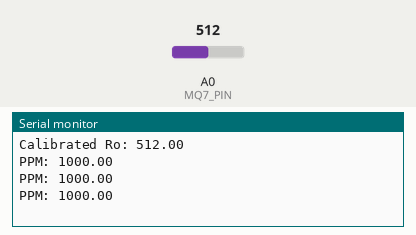
Recording of a sketch running on a simulated Arduino Uno, built with avr-gcc and run on an emulated ATmega328P. Shown: the last lines printed to the serial monitor. The inputs (shaded band) are chosen by the test bench; at power-on: A0 (MQ7_PIN) = 512.

Above: at 2.2 s.
2.3 s: A0 (MQ7_PIN) set to 490
At 2.81 s:
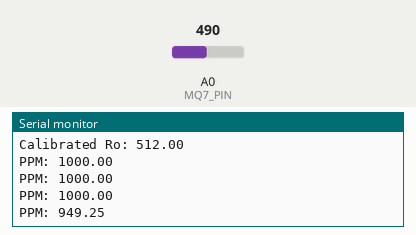
3.8 s: A0 (MQ7_PIN) set to 510
At 4.31 s:
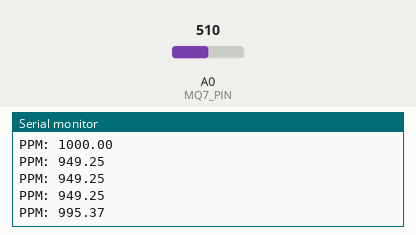
Timing chart, 0 to 6.8 s (numbered marks = the images above; inputs shaded):
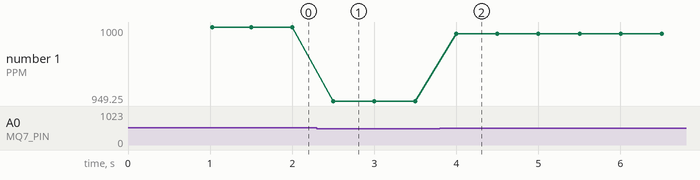

The sketch:

sensor_env_59.ino
```cpp
// snippet: sensor_env_59
// tags: sensor, i2c, temperature, pressure, humidity
// boards: avr, megaavr, romi32u4
// library: none
// description: Read MQ-7 CO sensor on A0
// prompts: sensor, calibrate, startup, average, samples, store
// verified: compile-only
// source: kd-generated (id 59)
// exact-include: Arduino.h

#include <Arduino.h>

const int MQ7_PIN = A0;
const int NUM_SAMPLES = 10;
float Ro = 10.0;
float Rs = 0.0;
unsigned long prevMs = 0;

void setup() {
  Serial.begin(9600);
  Ro = calibrateMQ7();
  Serial.print("Calibrated Ro: "); Serial.println(Ro);
}

float calibrateMQ7() {
  float sum = 0.0;
  for (int i = 0; i < NUM_SAMPLES; i++) {
    sum += analogRead(MQ7_PIN);
    delay(100);
  }
  return sum / NUM_SAMPLES;
}

void loop() {
  unsigned long now = millis();
  if (now - prevMs < 500) return;
  prevMs = now;

  Rs = readMQ7();
  float ppm = calculatePPM(Rs);
  Serial.print("PPM: "); Serial.println(ppm);
}

float readMQ7() {
  int raw = analogRead(MQ7_PIN);
  return raw;
}

float calculatePPM(float Rs) {
  float ratio = Rs / Ro;
  return 1000 * (pow(ratio, 1.186));  // PPM formula for MQ-7
}
```

Measured:
- after the input at 2.3 s, the serial monitor: prints a new line after 0.20 s (image 1)
- after the input at 3.8 s, the serial monitor: prints a new line after 0.20 s (image 2)
- plotted number 1: 1000 → 949.25 after the input at 2.3 s, 949.25 → 995.37 after the input at 3.8 s
